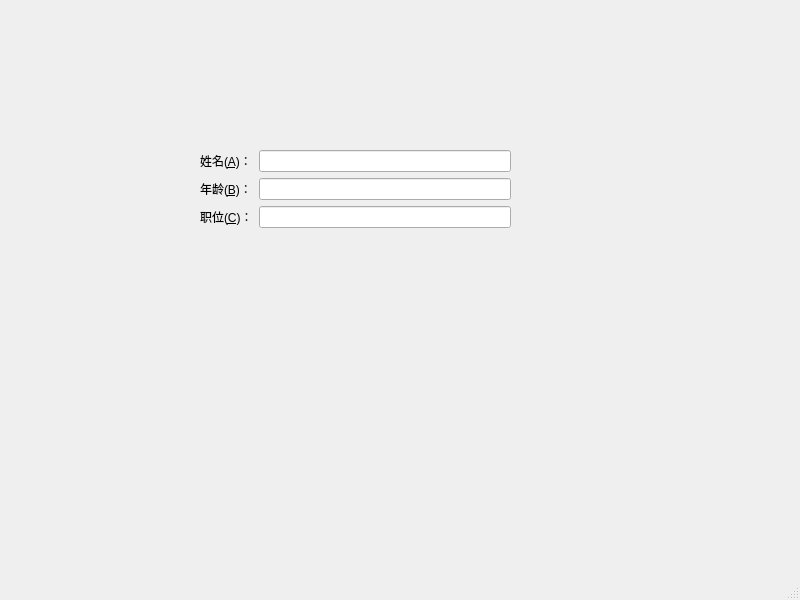
<?xml version="1.0" encoding="UTF-8"?>
<ui version="4.0">
 <class>MainWindow</class>
 <widget class="QMainWindow" name="MainWindow">
  <property name="geometry">
   <rect>
    <x>0</x>
    <y>0</y>
    <width>800</width>
    <height>600</height>
   </rect>
  </property>
  <property name="windowTitle">
   <string>MainWindow</string>
  </property>
  <widget class="QWidget" name="centralwidget">
   <widget class="QWidget" name="formLayoutWidget">
    <property name="geometry">
     <rect>
      <x>200</x>
      <y>150</y>
      <width>311</width>
      <height>141</height>
     </rect>
    </property>
    <layout class="QFormLayout" name="formLayout">
     <item row="1" column="1">
      <widget class="QLineEdit" name="lineEdit"/>
     </item>
     <item row="1" column="0">
      <widget class="QLabel" name="label">
       <property name="text">
        <string>姓名(&amp;A)：</string>
       </property>
       <property name="buddy">
        <cstring>lineEdit</cstring>
       </property>
      </widget>
     </item>
     <item row="2" column="0">
      <widget class="QLabel" name="label_2">
       <property name="text">
        <string>年龄(&amp;B)：</string>
       </property>
       <property name="buddy">
        <cstring>lineEdit_2</cstring>
       </property>
      </widget>
     </item>
     <item row="2" column="1">
      <widget class="QLineEdit" name="lineEdit_2"/>
     </item>
     <item row="3" column="0">
      <widget class="QLabel" name="label_3">
       <property name="text">
        <string>职位(&amp;C)：</string>
       </property>
       <property name="buddy">
        <cstring>lineEdit_3</cstring>
       </property>
      </widget>
     </item>
     <item row="3" column="1">
      <widget class="QLineEdit" name="lineEdit_3"/>
     </item>
    </layout>
   </widget>
  </widget>
  <widget class="QMenuBar" name="menubar">
   <property name="geometry">
    <rect>
     <x>0</x>
     <y>0</y>
     <width>800</width>
     <height>23</height>
    </rect>
   </property>
  </widget>
  <widget class="QStatusBar" name="statusbar"/>
 </widget>
 <resources/>
 <connections/>
</ui>
